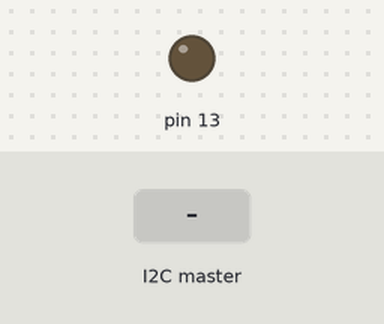
A sketch run on a simulated Arduino Uno, built with avr-gcc and run on an emulated ATmega328P. Parts: output pins drawn as LEDs (lit = HIGH). The inputs (shaded band) are chosen by the test bench.

Above: at 1.2 s.
1.3 s: the I2C master sends "H"
At 2.5 s:
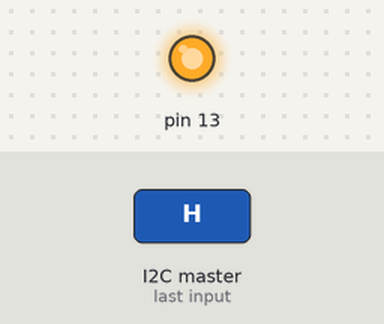
2.8 s: the I2C master sends "L"
At 3.7 s:
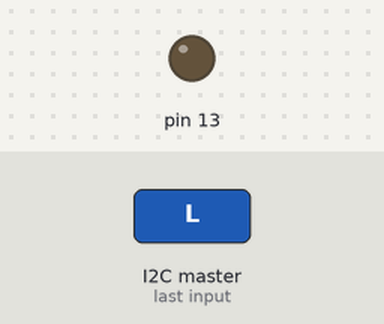
Timing chart, 0 to 5.8 s (numbered marks = the images above; inputs shaded):
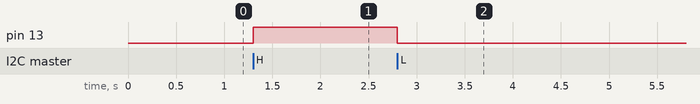

Measured:
- after the input at 1.3 s, pin 13: LOW → HIGH at once
- after the input at 2.8 s, pin 13: HIGH → LOW at once

The sketch:

slave_4.ino
```cpp
#include <Wire.h>

const byte slaveId = 4;

void setup()
{
  Wire.begin(slaveId);
  Wire.onReceive(receiveEvent);

  pinMode(13,OUTPUT);
  digitalWrite(13,LOW);
}

void loop()
{
}

void receiveEvent(int howMany)
{
  char inChar;

  while(Wire.available() > 0)
  {
    inChar = Wire.read();

    if (inChar == 'H')
    {
      digitalWrite(13, HIGH);
    }
    else if (inChar == 'L')
    {
      digitalWrite(13, LOW);
    }
  }
}
```
